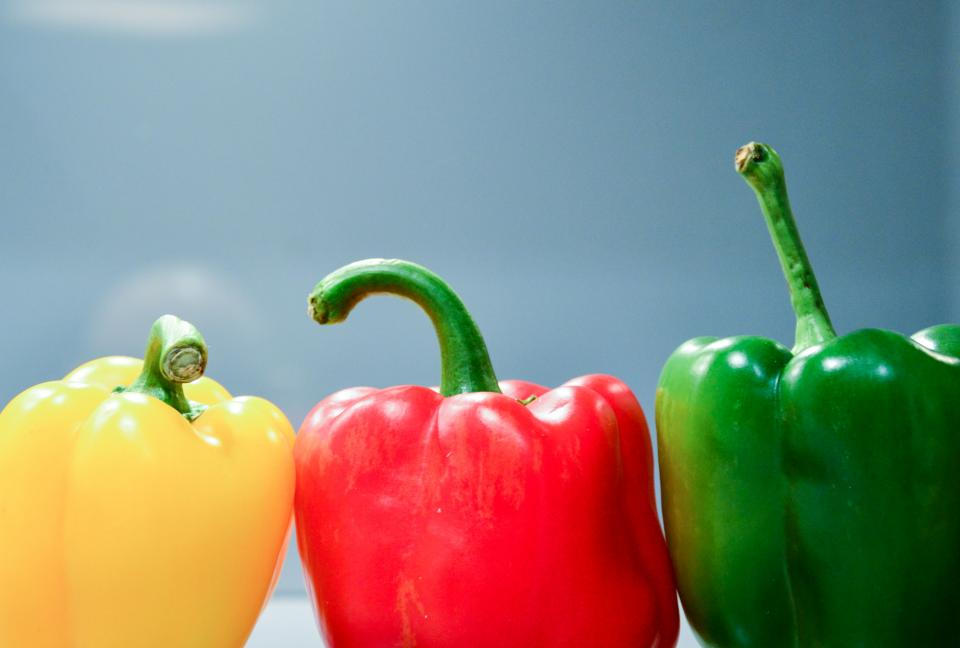
#> input picture data/images/capsicum.jpg, 960 x 648 px
$ python 20_desaturation.py
#> lines starting #> are read from the running program, lines starting #| are printed output that depends on the picture
'''
HSV 상에서 채도(S)를 조절하기
'''
import cv2
import numpy as np

img = cv2.imread('data/images/capsicum.jpg', 1)
#> img is the input picture: shape (648, 960, 3); mean B, G, R 121.7, 135.9, 138.8

cv2.imshow('original', img)

saturationScale = 2

hsvImage = cv2.cvtColor(img, cv2.COLOR_BGR2HSV)
#> hsvImage: shape (648, 960, 3); mean H, S, V 86.4, 135.3, 180

# uint 로 되어있는 값을, float32로 바꿔준다.
hsvImage = np.float32(hsvImage)
#> hsvImage: shape (648, 960, 3) float32; mean H, S, V 86.3, 135.5, 180.1

# 각각의 h, s, v 채널을 분리한다. 즉, 3차원 행렬을 2차원 행렬 3개로 분리한다.
# 행렬 분리
H, S, V = cv2.split(hsvImage)
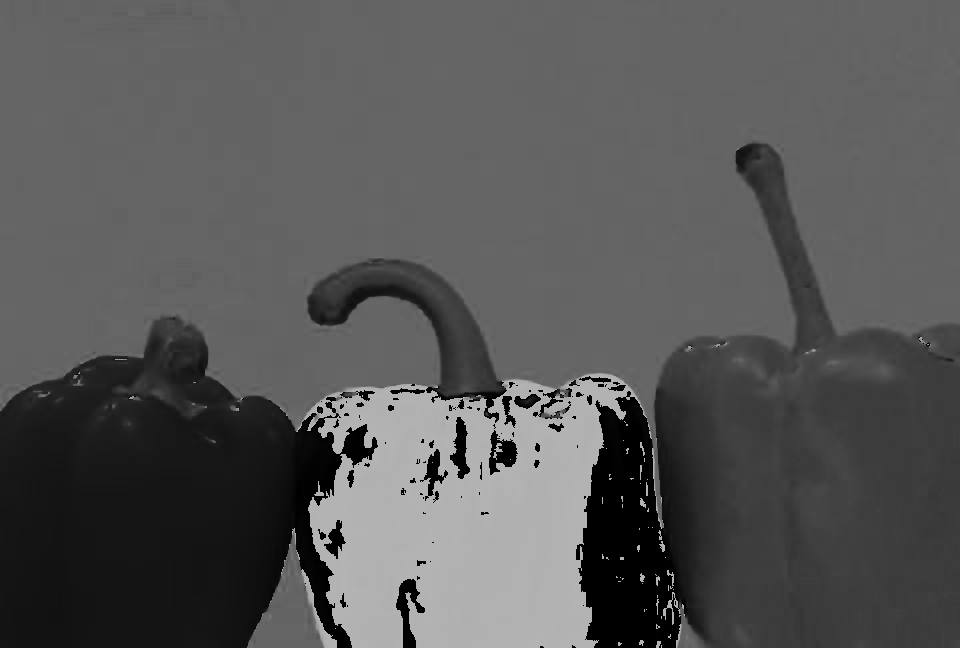
#> H: shape (648, 960) float32; min 0, max 179, mean 86.4
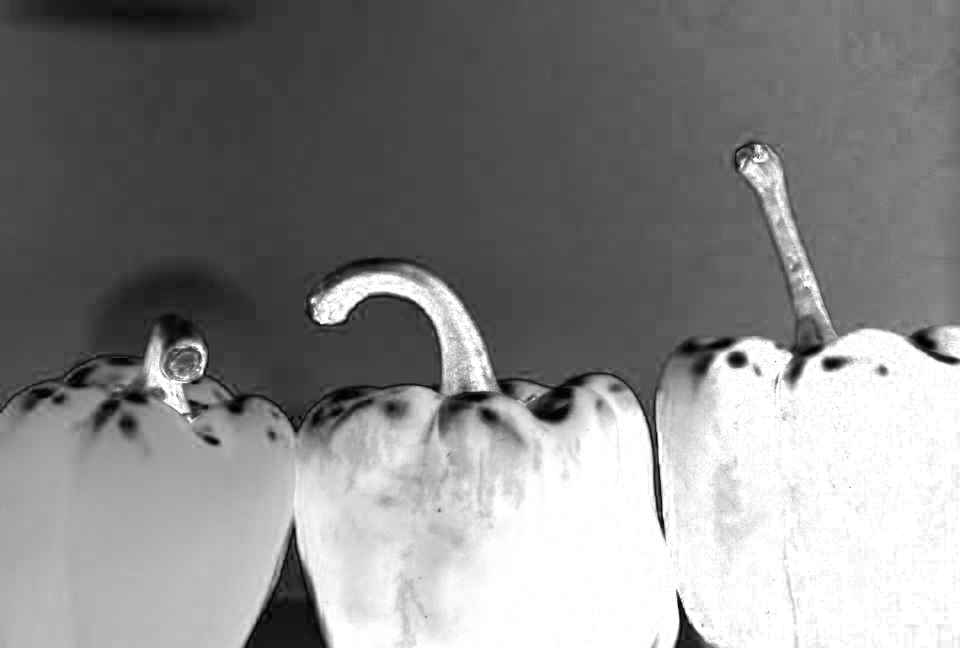
#> S: shape (648, 960) float32; min 0, max 255, mean 135.3
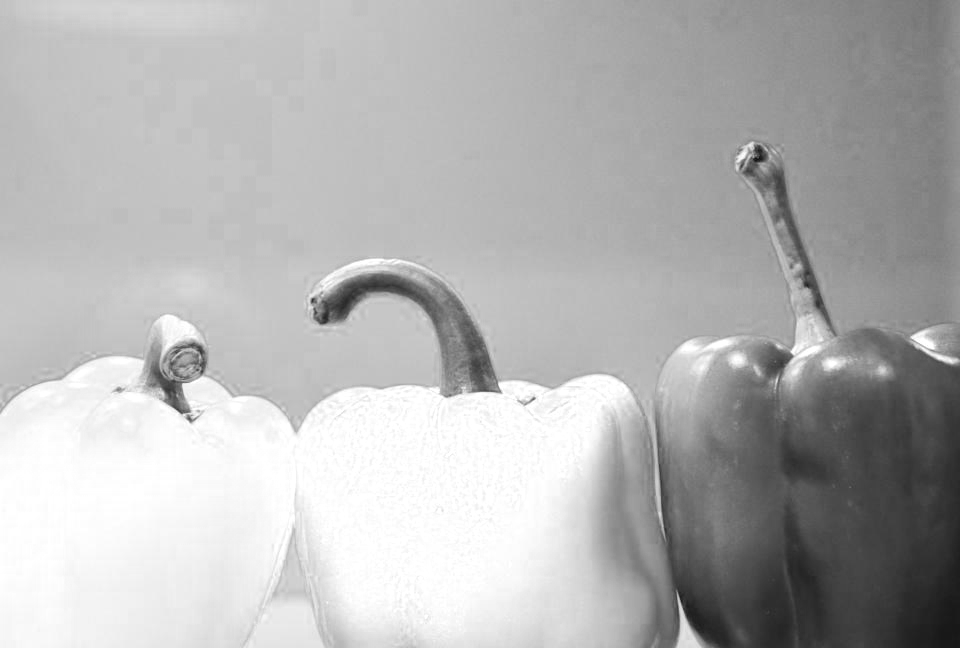
#> V: shape (648, 960) float32; min 15, max 255, mean 180

# 유용한 함수! np.clip 함수를 이용!!!
# 이 함수를 이용하면, 0보다 작은 값은 0으로 바꾸고
# 255보다 큰 값은 255로 자동으로 바꿔줄 수 있다.

S = S * saturationScale

S = np.clip(S, 0, 255)
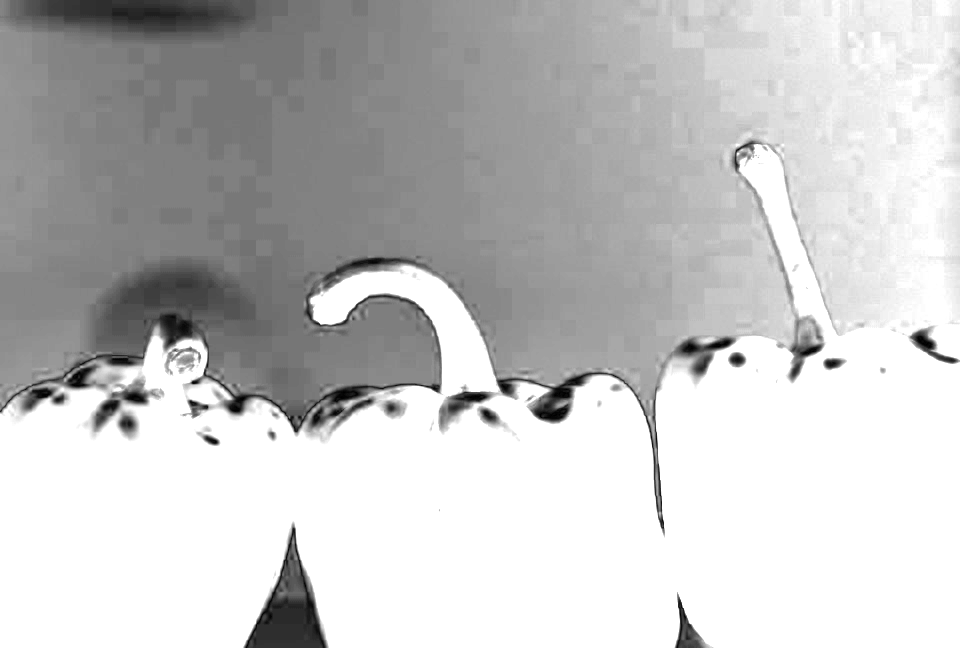
#> S: shape (648, 960) float32; min 0, max 255, mean 196.5
# 1.행렬 2.최솟값 3.최댓값

# 채도 조절은 끝났다.

# 이제 할 일은, 각각 쪼개져 있는 행렬들을, 다시 원상복구 하나로 합치는 작업 필요.
# 나눈 채널을 하나로 합치는 함수 cv2.merge
hsvImage = cv2.merge( [H, S, V] )
#> hsvImage: shape (648, 960, 3) float32; mean H, S, V 86.3, 196.9, 180.1
# list가 들어감. 그 안에 함수 써주면 2차원 행렬을 3차원으로 만들어 줌.

# 계산을 위해서, float32로 바꾼 데이터를, 이제 다시 원상복구, uint8로 변경해준다.
hsvImage = np.uint8(hsvImage)
#> hsvImage: shape (648, 960, 3); mean H, S, V 86.4, 196.5, 180

# 우리 눈으로 확인해 볼 수 있도록 하기 위해서는, cv2.imshow() 가 필요하며
# 이 함수는 컬러 스페티스가 BGR로 되어 있어야 우리 눈에 정확히 보여줄 수 있다.
# 따라서 BGR로 바꿈
img_bgr = cv2.cvtColor(hsvImage, cv2.COLOR_HSV2BGR)
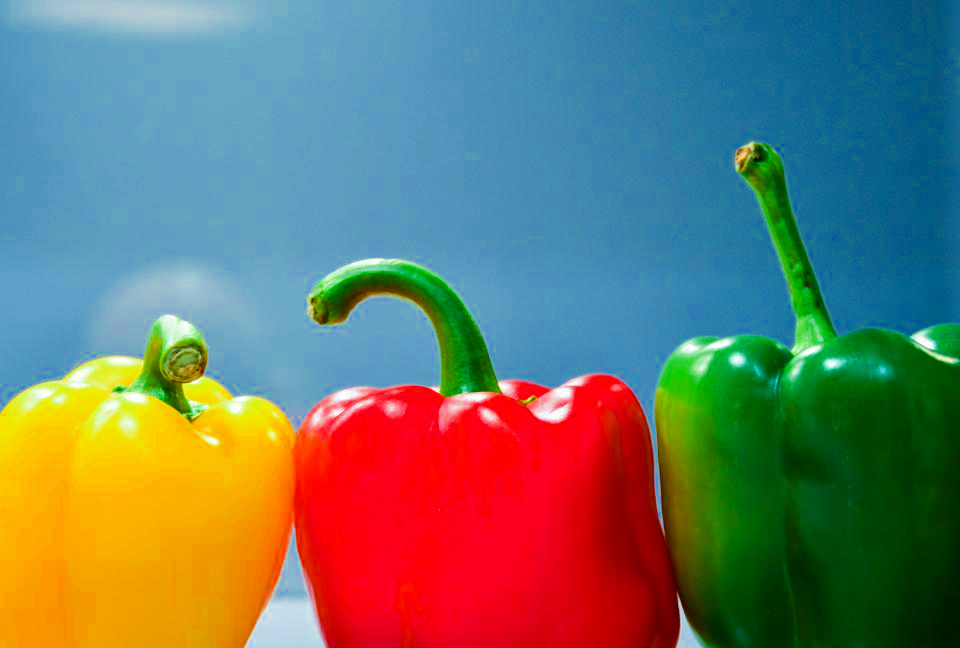
#> img_bgr: shape (648, 960, 3); mean B, G, R 106.1, 118.8, 107.3

cv2.imshow("CVT BGR",img_bgr)


cv2.waitKey(0)
cv2.destroyAllWindows()
